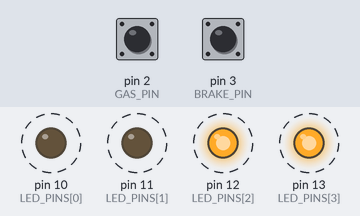
This sketch was run on a simulated Arduino Uno, built with avr-gcc and run on an emulated ATmega328P. On the bench: output pins drawn as LEDs (lit = HIGH). Dashed ring = blinking. The test bench sets the inputs (shaded band); at power-on: pin 2 (GAS_PIN) HIGH, pin 3 (BRAKE_PIN) HIGH. What the sketch prints to the serial monitor is not drawn.

Above: at 1.2 s.
1.3 s: pin 2 (GAS_PIN) pulled LOW for 0.15 s
Timing chart, 0 to 10.4 s (numbered marks = the images above; inputs shaded):
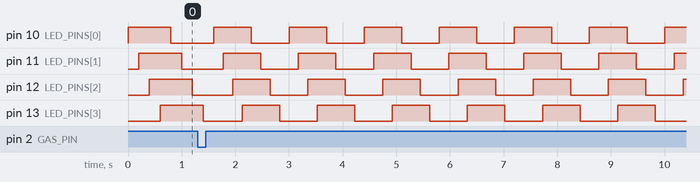

The sketch:

led_strobe.ino
```cpp
/*
 * Program to pulse LEDs, with user control over LED
 * speed.
 *
 * Author: Josiah Smith
 * Email: jsmith2@mines.edu
 *
 * Wiring: See README for details
 */

const int LED_PINS[4] = {10, 11, 12, 13};
const int GAS_PIN = 2;
const int BRAKE_PIN = 3;

// Blink parameters. led_rate is updated often, making
// it volatile
volatile int led_rate = 200;

const int led_inc = 25;
const int led_min = 25;
const int led_max = 500;

/*
 * GAS_PIN ISR to increase blinking speed
 */
void blink_fast() {
  led_rate -= led_inc;
  if (led_rate < led_min)
    led_rate = led_min;

  delay(1);
}

/*
 * BRAKE_PIN ISR to decrease blinking speed
 */
void blink_slow() {
  led_rate += led_inc;
  if (led_rate > led_max)
    led_rate = led_max;

  delay(1);
}

void setup() {
  Serial.begin(9600);

  for (int i = 0; i < 4; i++) {
    pinMode(LED_PINS[i], OUTPUT);
  }

  // Set buttons to input pullup, making them active low
  pinMode(GAS_PIN, INPUT_PULLUP);
  pinMode(BRAKE_PIN, INPUT_PULLUP);

  // Set each ISR to trigger when buttons are pressed and released
  // A press/release event will create a rising edge
  attachInterrupt(digitalPinToInterrupt(GAS_PIN), blink_fast, RISING);
  attachInterrupt(digitalPinToInterrupt(BRAKE_PIN), blink_slow, RISING);
}

void loop() {
  static int cnt = 0;
  static bool led_on = true;
  static int last_led = led_rate;

  digitalWrite(LED_PINS[cnt], led_on);

  cnt += 1;

  // Change LED states on rollover
  if (cnt == 4) {
    cnt = 0;
    led_on = !led_on;
  }

  // Tell user if rate changes
  if (led_rate != last_led) {
    Serial.print("LED refresh updated to ");
    Serial.println(led_rate);
  }

  last_led = led_rate;

  delay(led_rate);
}
```

Measured:
- by itself, pin 10 (LED_PINS[0]), pin 11 (LED_PINS[1]), pin 12 (LED_PINS[2]), pin 13 (LED_PINS[3]): alternates HIGH for 0.70 s and LOW for 0.70 s
